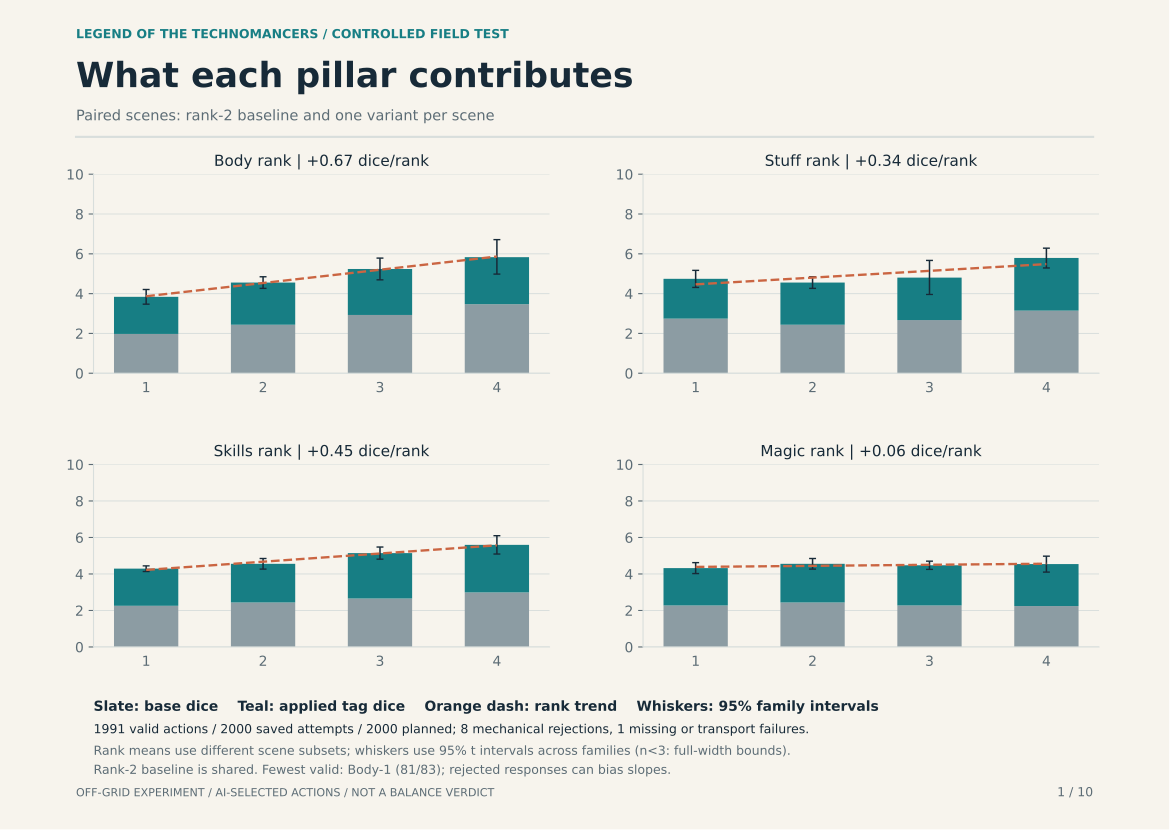

Generate this figure with Python:
"""Dice-pool report for an off-grid, three-columns-at-rank-2 play test.

Requires matplotlib and scipy. No OpenRouter calls are made.
Run: python3 -m auto_play_testing.controlled_report RUN_DIR \
     --output auto_play_testing/controlled_report.pdf
"""

import argparse
from collections import Counter, defaultdict
import json
import math
from pathlib import Path
import random
import statistics
import textwrap

from .core import Character, controlled_characters
from .report import GRID, INK, MUTED, ORANGE, PAPER, TEAL


def load_controlled(directory):
    setup = json.loads((directory / "setup.json").read_text(encoding="utf-8"))
    if setup.get("design") != "three-at-two":
        raise ValueError("report requires a run-controlled dataset")
    valid = [json.loads(line) for line in (directory / "trials.jsonl").read_text(encoding="utf-8").splitlines()]
    rejected = [json.loads(line) for line in (directory / "rejected.jsonl").read_text(encoding="utf-8").splitlines()]
    errors_file = directory / "request_errors.jsonl"
    errors = [json.loads(line) for line in errors_file.read_text(encoding="utf-8").splitlines()] if errors_file.exists() else []
    keys = [(row["scene_id"], row["character_id"]) for row in valid + rejected + errors]
    if len(keys) != len(set(keys)):
        raise ValueError("duplicate character/scene results")
    return setup, valid, rejected, errors


def group_rows(rows, column, rank):
    return [row for row in rows if row["varied_column"] == column and row["varied_rank"] == rank
            or rank == 2 and row["varied_column"] is None]


def family_interval(rows, value, lower=0, upper=10):
    """t interval over independent family means, not over correlated rolls."""
    from scipy.stats import t

    by_family = defaultdict(list)
    for row in rows:
        by_family[row["family"]].append(value(row))
    if not by_family:
        return None
    means = [statistics.mean(values) for values in by_family.values()]
    point = statistics.mean(means)
    n = len(means)
    if n < 3:
        return point, lower, upper, n
    half = t.ppf(.975, n - 1) * statistics.stdev(means) / math.sqrt(n)
    return point, max(lower, point - half), min(upper, point + half), n


def matched_changes(rows, column, rank):
    """Only compare family-scene cells with valid baseline AND variant."""
    baseline = {(row["family"], row["scene_id"]): row for row in rows
                if row["varied_column"] is None}
    return [(row, baseline[(row["family"], row["scene_id"])])
            for row in group_rows(rows, column, rank)
            if (row["family"], row["scene_id"]) in baseline]


def usage_counts(setup, rows):
    """Count applied dice and actions by source, excluding unfeasible actions."""
    actors = {actor["id"]: actor for actor in setup["characters"]}
    bases = Counter()
    tag_dice = Counter()
    tag_actions = Counter()
    by_stat = defaultdict(lambda: {"feasible": 0, "item": 0})
    for row in rows:
        base = "Item" if row["item_id"] else row["base_stat"]
        bases[base] += 1
        by_stat[row["scene_theme"]]["feasible"] += 1
        by_stat[row["scene_theme"]]["item"] += int(base == "Item")
        owned = {tag["id"]: tag["source"] for tag in actors[row["character_id"]]["tags"]}
        sources = [owned[tag_id] for tag_id in row["tags"]]
        tag_dice.update(sources)
        tag_actions.update(set(sources))
    return {"feasible": sum(bases.values()), "bases": bases, "tag_dice": tag_dice,
            "tag_actions": tag_actions, "by_stat": by_stat}


def sheet_profile(actor):
    """Owned tags and raw base ratings, independent of what the AI chose."""
    ratings = list(actor["stats"].values()) + [item["tier"] for item in actor["gear"]]
    if actor["weird"] > 0:
        ratings.append(actor["weird"])
    return {"tags": Counter(tag["source"] for tag in actor["tags"]),
            "rating_sum": sum(ratings), "option_count": len(ratings)}


def fit_rank_trend(means):
    """Fit an equally weighted straight line to rank-level means."""
    if len(means) < 2:
        raise ValueError("a trend needs at least two ranks")
    x_mean = statistics.mean(means)
    y_mean = statistics.mean(means.values())
    slope = sum((rank - x_mean) * (value - y_mean) for rank, value in means.items()) / sum(
        (rank - x_mean) ** 2 for rank in means)
    return slope, y_mean - slope * x_mean


def make_controlled_report(directory, output, sheet_families=500):
    import matplotlib
    matplotlib.use("Agg")
    import matplotlib.pyplot as plt
    from matplotlib.backends.backend_pdf import PdfPages

    setup, rows, rejected, errors = load_controlled(directory)
    actors = setup["characters"]
    family_count = len({actor["family"] for actor in actors})
    if sheet_families < 1:
        raise ValueError("sheet_families must be positive")
    sheet_actors = controlled_characters(random.Random(setup["seed"] + 1), sheet_families)
    columns = ("Body", "Stuff", "Skills", "Magic")
    sheet_profiles = {(column, rank): [sheet_profile(actor) for actor in group_rows(sheet_actors, column, rank)]
                      for column in columns for rank in (1, 2, 3, 4)}
    sheet_bases = {(column, rank): sum(p["rating_sum"] for p in profiles) /
                   sum(p["option_count"] for p in profiles)
                   for (column, rank), profiles in sheet_profiles.items()}
    sheet_tags = {(column, rank): statistics.mean(sum(p["tags"].values()) for p in profiles)
                  for (column, rank), profiles in sheet_profiles.items()}
    requested = setup["requested_calls"]
    saved = len(rows) + len(rejected) + len(errors)
    known_cost = sum(r["usage"]["cost"] for r in rows + rejected)
    usage = usage_counts(setup, rows)
    feasible = usage["feasible"]
    if not rows or not feasible:
        raise ValueError("report requires validated feasible actions")
    validation = [(len(group_rows(rows, column, rank)),
                   sum(scene["varied_column"] == column and scene["varied_rank"] == rank
                       for scene in setup["situations"]), column, rank)
                   for column in columns for rank in (1, 3, 4)]
    least_valid, least_planned, least_column, least_rank = min(
        (entry for entry in validation if entry[1]), key=lambda result: result[0] / result[1])
    output.parent.mkdir(parents=True, exist_ok=True)
    plt.rcParams.update({"font.family": "DejaVu Sans", "font.size": 10,
                         "text.color": INK, "axes.labelcolor": INK,
                         "xtick.color": MUTED, "ytick.color": MUTED,
                         "axes.edgecolor": GRID, "figure.facecolor": PAPER,
                         "savefig.facecolor": PAPER})

    def page(number, title, subtitle):
        fig = plt.figure(figsize=(11.7, 8.3), facecolor=PAPER)
        fig.text(.065, .954, "LEGEND OF THE TECHNOMANCERS / CONTROLLED FIELD TEST", color=TEAL,
                 fontsize=9, weight="bold")
        fig.text(.065, .895, title, fontsize=25, weight="bold")
        fig.text(.065, .855, subtitle, fontsize=10.5, color=MUTED)
        fig.add_artist(plt.Line2D([.065, .935], [.835, .835], transform=fig.transFigure,
                                  color=GRID, lw=1.5))
        fig.text(.065, .04, "OFF-GRID EXPERIMENT / AI-SELECTED ACTIONS / NOT A BALANCE VERDICT",
                 fontsize=8, color=MUTED)
        fig.text(.935, .04, f"{number} / 10", ha="right", fontsize=9, color=MUTED)
        return fig

    def save(pdf, fig):
        pdf.savefig(fig)
        plt.close(fig)

    with PdfPages(output, metadata={"Title": "Legend of the Technomancers - Controlled dice-pool report",
                                    "Author": "Auto Play Testing"}) as pdf:
        fig = page(1, "What each pillar contributes", "Paired scenes: rank-2 baseline and one variant per scene")
        positions = ((.08, .55, .39, .24), (.55, .55, .39, .24),
                     (.08, .22, .39, .22), (.55, .22, .39, .22))
        for column, position in zip(columns, positions):
            ax = fig.add_axes(position, facecolor=PAPER)
            means = {}
            for rank in (1, 2, 3, 4):
                group = group_rows(rows, column, rank)
                if not group:
                    continue
                base = statistics.mean(row["base"] for row in group)
                tags = statistics.mean(row["tag_count"] for row in group)
                ax.bar(rank, base, width=.55, color="#8c9ca3")
                ax.bar(rank, tags, width=.55, bottom=base, color=TEAL)
                means[rank] = base + tags
                point, low, high, n = family_interval(group, lambda row: row["pool"])
                ax.errorbar(rank, point, yerr=[[point - low], [high - point]],
                            fmt="none", ecolor=INK, capsize=2.5, elinewidth=1.1)
            if len(means) >= 2:
                slope, intercept = fit_rank_trend(means)
                ax.plot((1, 4), (intercept + slope, intercept + 4 * slope),
                        ls="--", lw=1.7, color=ORANGE, zorder=5)
                ax.set_title(f"{column} rank | {slope:+.2f} dice/rank", fontsize=11)
            ax.set(ylim=(0, 10), xlim=(.55, 4.45),
                   xticks=(1, 2, 3, 4), yticks=(0, 2, 4, 6, 8, 10))
            ax.grid(axis="y", color=GRID, lw=.7)
            ax.set_axisbelow(True)
            ax.spines[["right", "top"]].set_visible(False)
            ax.tick_params(axis="x", pad=6, length=0)
        fig.text(.08, .143, "Slate: base dice    Teal: applied tag dice    Orange dash: rank trend    Whiskers: 95% family intervals",
                  fontsize=10, weight="bold")
        fig.text(.08, .116, f"{len(rows)} valid actions / {saved} saved attempts / {requested} planned; "
                 f"{len(rejected)} mechanical rejections, {len(errors) + requested - saved} missing or transport failures.",
                 fontsize=9)
        fig.text(.08, .09, "Rank means use different scene subsets; whiskers use 95% t intervals across families "
                  "(n<3: full-width bounds).", fontsize=9, color=MUTED)
        fig.text(.08, .067, f"Rank-2 baseline is shared. Fewest valid: {least_column}-{least_rank} "
                 f"({least_valid}/{least_planned}); rejected responses can bias slopes.", fontsize=9, color=MUTED)
        save(pdf, fig)

        fig = page(2, "Turn just one dial", "Pool change from the same family's all-rank-2 baseline")
        fig.text(.08, .785, "Only family-scene pairs with both actions mechanically valid appear here.",
                  fontsize=10, color=MUTED)
        fig.text(.08, .753, "The model chooses its own objective and action for each character, even in the same scene.",
                 fontsize=9, color=MUTED)
        ax = fig.add_axes((.11, .32, .77, .40), facecolor=PAPER)
        colors = {"Body": TEAL, "Stuff": ORANGE, "Skills": "#7169a3", "Magic": "#b69143"}
        pair_counts = []
        for i, column in enumerate(columns):
            offset = (i - 1.5) * .11
            changes = {2: 0}
            for rank in (1, 3, 4):
                pairs = matched_changes(rows, column, rank)
                pair_counts.append(len(pairs))
                differences = [{"family": variant["family"], "change":
                                variant["pool"] - baseline["pool"]}
                               for variant, baseline in pairs]
                interval = family_interval(differences, lambda r: r["change"], -10, 10)
                if not interval:
                    continue
                point, low, high, n = interval
                changes[rank] = point
                x = rank + offset
                ax.errorbar(x, point, yerr=[[point - low], [high - point]],
                            fmt="o", color=colors[column], capsize=4, markersize=6, zorder=4)
            if len(changes) >= 2:
                slope, intercept = fit_rank_trend(changes)
                ax.plot([rank + offset for rank in (1, 4)],
                        [intercept + slope * rank for rank in (1, 4)],
                        ls="--", lw=1.6, color=colors[column],
                        label=f"{column} {slope:+.2f} dice/rank")
                ax.plot(2 + offset, 0, marker="o", ms=4, color=colors[column])
        ax.axhline(0, color=INK, lw=1)
        ax.set(xlim=(.53, 4.47), ylim=(-5, 6), xticks=(1, 2, 3, 4),
               xlabel="Varied column rank (the other three stay at 2)",
               ylabel="Dice versus matched rank-2 baseline")
        ax.grid(axis="y", color=GRID)
        ax.spines[["right", "top"]].set_visible(False)
        ax.legend(loc="upper left", frameon=False, ncol=2)
        fig.text(.09, .244, f"Each comparison has {min(pair_counts)}-{max(pair_counts)} matched scenes; "
                  f"95% intervals use independent family means (n={family_count}).", fontsize=10)
        fig.text(.09, .222, "Dashed lines fit rank-level matched differences (including the zero baseline).",
                 fontsize=9, color=MUTED)
        fig.text(.09, .199, textwrap.fill(
            "Body and Skills can also change the Body/Mind/Face stat budget. Stuff can supply the "
            "base through an item, including its rank-4 Tier-5 capstone. Magic changes tags and Weird. "
            "Those are the intended mechanisms of each dial, not separately randomized attributes.", 115),
            fontsize=9.5, va="top", linespacing=1.5)
        fig.text(.09, .09, "This design breaks the normal A/B/C/D priority constraint on purpose; "
                 "results describe this test, not legal starting builds.", fontsize=9.5, color=ORANGE)
        save(pdf, fig)

        fig = page(3, "Which base was chosen?", "One listed base per mechanically valid roll")
        kinds = ("Body", "Mind", "Face", "Weird", "Item")
        ax = fig.add_axes((.12, .40, .73, .37), facecolor=PAPER)
        counts = [usage["bases"][kind] for kind in kinds]
        bars = ax.barh(kinds, counts, color=[TEAL] * 4 + [ORANGE], height=.62)
        ax.bar_label(bars, labels=[f"{count}  ({count/feasible:.1%})" for count in counts], padding=6)
        ax.set(xlim=(0, max(counts) * 1.38 + 1), xlabel="Validated rolls")
        ax.invert_yaxis()
        ax.spines[["right", "top", "left"]].set_visible(False)
        ax.grid(axis="x", color=GRID)
        ax.set_axisbelow(True)
        fig.text(.09, .325, "ITEM BASES BY SCENE THEME (NOT A REQUIRED STAT)", fontsize=11,
                 color=TEAL, weight="bold")
        for i, kind in enumerate(("Body", "Mind", "Face", "Weird")):
            stat = usage["by_stat"][kind]
            pct = stat["item"] / stat["feasible"] if stat["feasible"] else 0
            fig.text(.09 + i * .22, .277, kind, fontsize=10, weight="bold")
            fig.text(.09 + i * .22, .245, f"{stat['item']} / {stat['feasible']}  ({pct:.1%})", fontsize=10)
        fig.text(.09, .17, f"Base denominator: {feasible} mechanically valid rolls out of {requested} planned.",
                 fontsize=9.5)
        fig.text(.09, .135, "Item means an owned gear ID was chosen; its printed tier supplied the base dice.",
                 fontsize=9.5, color=MUTED)
        fig.text(.09, .10, f"{len(rejected)} rejected; {len(errors)} transport errors; "
                 f"{requested - saved} unsent/missing. These are excluded from base frequencies.",
                 fontsize=9.5, color=MUTED)
        save(pdf, fig)

        fig = page(4, "Where tag dice came from", "Applied tags after the five-tag cap, across all four domains")
        ax = fig.add_axes((.13, .40, .73, .36), facecolor=PAPER)
        dice = [usage["tag_dice"][source] for source in columns]
        bars = ax.barh(columns, dice, color=[TEAL, ORANGE, "#7169a3", "#b69143"], height=.6)
        ax.bar_label(bars, labels=[f"{n} dice" for n in dice], padding=5)
        ax.set(xlim=(0, max(dice) * 1.3 + 1), xlabel="Applied tag dice")
        ax.invert_yaxis()
        ax.spines[["right", "top", "left"]].set_visible(False)
        ax.grid(axis="x", color=GRID)
        ax.set_axisbelow(True)
        fig.text(.09, .32, "ACTIONS USING AT LEAST ONE TAG FROM EACH DOMAIN", fontsize=11,
                 color=TEAL, weight="bold")
        for i, source in enumerate(columns):
            n = usage["tag_actions"][source]
            fig.text(.09 + i * .22, .27, source, fontsize=10, weight="bold")
            fig.text(.09 + i * .22, .24, f"{n} / {feasible}  ({n/feasible:.1%})", fontsize=10)
        fig.text(.09, .172, f"{sum(dice)} applied tag dice across {feasible} validated rolls; "
                 f"{sum(bool(r['capped_tag_ids']) for r in rows)} valid responses hit the five-tag cap.",
                 fontsize=9.5)
        fig.text(.09, .139, "An action can use multiple domains and multiple tags per domain; "
                 "action percentages need not sum to 100%.", fontsize=9.5, color=MUTED)
        fig.text(.09, .106, f"Recorded model cost: ${known_cost:.3f} across {len(rows) + len(rejected)} billed responses. "
                 f"Unknown billing for {len(errors)} transport errors.", fontsize=9)
        fig.text(.09, .078, "AI judges fictional applicability. Rejections and missing calls can bias "
                  "frequencies; each scene is tested with one baseline/variant pair.", fontsize=9, color=MUTED)
        save(pdf, fig)

        fig = page(5, "What's on each sheet", "Owned tags and all available base ratings, by varied pillar rank")
        table_positions = ((.085, .515, .39, .245), (.54, .515, .39, .245),
                           (.085, .225, .39, .245), (.54, .225, .39, .245))
        for column, position in zip(columns, table_positions):
            ax = fig.add_axes(position, facecolor=PAPER)
            ax.axis("off")
            ax.set_title(f"{column} rank", loc="left", fontsize=14, color=TEAL, weight="bold")
            cells = []
            for rank in (1, 2, 3, 4):
                profiles = sheet_profiles[column, rank]
                cells.append([str(rank), f"{sheet_tags[column, rank]:.0f}",
                              f"{sheet_bases[column, rank]:.2f}",
                              f"{statistics.mean(p['option_count'] for p in profiles):.1f}"])
            table = ax.table(cellText=cells, colLabels=("Rank", "Tags", "Mean base", "Options"),
                             colWidths=(.17, .18, .39, .25), cellLoc="center", loc="center")
            table.auto_set_font_size(False)
            table.set_fontsize(10.5)
            table.scale(1, 1.8)
            for (row, _), cell in table.get_celld().items():
                cell.set_edgecolor(GRID)
                cell.set_facecolor(TEAL if row == 0 else PAPER if row % 2 == 0 else "#edf2f0")
                if row == 0:
                    cell.get_text().set_color("white")
                    cell.get_text().set_weight("bold")
        fig.text(.09, .161, f"Each variation has {sheet_families} offline-generated sheets, "
                 f"separate from the {family_count} AI-tested families.", fontsize=9.5)
        fig.text(.09, .129, "Tags = mean total owned per sheet; Options = mean count of available "
                 "bases per sheet.", fontsize=9.5, color=MUTED)
        fig.text(.09, .098, "Mean base pools every Body, Mind, Face, nonzero Weird and owned item tier "
                 "across those sheets.", fontsize=9.5, color=MUTED)
        fig.text(.09, .068, "Item tiers are standalone base options; no AI choices or rejected actions "
                 "enter these tables.", fontsize=9, color=MUTED)
        save(pdf, fig)

        fig = page(6, "Who owns the tags?", "Mean tags on each character sheet, stacked by domain")
        for column, position in zip(columns, positions):
            ax = fig.add_axes(position, facecolor=PAPER)
            for rank in (1, 2, 3, 4):
                profiles = sheet_profiles[column, rank]
                bottom = 0
                for source in columns:
                    count = statistics.mean(p["tags"][source] for p in profiles)
                    ax.bar(rank, count, width=.55, bottom=bottom, color=colors[source])
                    bottom += count
                ax.text(rank, bottom + .35, f"{bottom:.0f}", ha="center", fontsize=9, color=INK)
            means = {rank: sheet_tags[column, rank] for rank in (1, 2, 3, 4)}
            slope, intercept = fit_rank_trend(means)
            ax.plot((1, 4), (intercept + slope, intercept + 4 * slope),
                    ls="--", lw=1.7, color=INK, zorder=5)
            ax.set_title(f"{column} rank | {slope:+.2f} tags/rank", fontsize=11)
            ax.set(ylim=(0, 24), xlim=(.55, 4.45),
                   xticks=(1, 2, 3, 4), yticks=(0, 5, 10, 15, 20))
            ax.grid(axis="y", color=GRID, lw=.7)
            ax.set_axisbelow(True)
            ax.spines[["right", "top"]].set_visible(False)
            ax.tick_params(axis="x", pad=6, length=0)
        for i, source in enumerate(columns):
            x = .085 + i * .21
            fig.add_artist(plt.Rectangle((x, .14), .016, .018, transform=fig.transFigure,
                                         color=colors[source], clip_on=False))
            fig.text(x + .022, .142, source, fontsize=10)
        fig.text(.09, .095, "Numbers above bars: owned tags per sheet; black dashed lines: fitted "
                 "rank trends, not tags selected for actions.", fontsize=9.5, color=MUTED)
        fig.text(.09, .068, f"All bars average {sheet_families} offline families; "
                 "each panel shares the same all-rank-2 baseline.", fontsize=9, color=MUTED)
        save(pdf, fig)

        fig = page(7, "What bases are available?", "Mean of all printed base ratings on offline character sheets")
        ax = fig.add_axes((.12, .31, .77, .45), facecolor=PAPER)
        for column in columns:
            means = {rank: sheet_bases[column, rank] for rank in (1, 2, 3, 4)}
            slope, intercept = fit_rank_trend(means)
            ax.plot(means.keys(), means.values(), "o", color=colors[column], ms=6)
            ax.plot((1, 4), (intercept + slope, intercept + 4 * slope),
                    ls="--", lw=1.8, color=colors[column],
                    label=f"{column} {slope:+.2f} base dice/rank")
        ax.set(xlim=(.7, 4.3), xticks=(1, 2, 3, 4),
               xlabel="Varied column rank (the other three stay at 2)",
               ylabel="Mean available base rating")
        ax.grid(axis="y", color=GRID)
        ax.spines[["right", "top"]].set_visible(False)
        ax.legend(loc="upper left", frameon=False, ncol=2)
        fig.text(.09, .216, f"Each point pools Body, Mind, Face, nonzero Weird, and every item tier "
                 f"across {sheet_families} offline family sheets.", fontsize=9.5)
        fig.text(.09, .170, "Dashed lines are linear fits to four rank means. Their slopes summarize "
                 "this generated inventory, not an AI choice or a causal effect.", fontsize=9.5, color=MUTED)
        fig.text(.09, .104, "No scene, action, tag selection, or mechanical rejection enters these "
                  "base-rating averages.", fontsize=9.5, color=MUTED)
        save(pdf, fig)

        sample_rng = random.Random(setup["seed"] + 2)
        fig = page(8, "Meet the Travellers", "Random sample from the characters sent to the model")
        for index, actor in enumerate(sample_rng.sample(actors, min(2, len(actors)))):
            x = .075 + index * .46
            lines = str(Character(actor)).splitlines()
            fig.text(x, .795, " / ".join(f"{c} {actor['ranks'][c]}" for c in columns),
                     fontsize=9, weight="bold", color=TEAL)
            fig.text(x, .766, "\n".join(lines), va="top", fontsize=8.1,
                     linespacing=1.18, family="DejaVu Sans Mono")
        fig.text(.075, .072, "Random selection is reproducible from the run seed. Feats are not shown to the model.",
                 fontsize=9, color=MUTED)
        save(pdf, fig)

        fig = page(9, "What happened?", "Random sample of the shared scenario texts, not prescribed actions")
        for index, scene in enumerate(sample_rng.sample(setup["situations"],
                                                         min(8, len(setup["situations"])))):
            x = .075 + (index % 2) * .46
            y = .785 - (index // 2) * .183
            fig.text(x, y, f"{scene['id']}  /  {scene['theme']} theme  /  target {scene['target']}",
                     fontsize=10, color=TEAL, weight="bold")
            fig.text(x, y - .030, textwrap.fill(scene["text"], 63),
                     va="top", fontsize=9.1, linespacing=1.25)
        fig.text(.075, .065, "Themes stratify the sample; the model sees only scene text and target.",
                 fontsize=9, color=MUTED)
        save(pdf, fig)

        fig = page(10, "How the rolls were built", "Random validated model actions: original plan, selected base and tag dice")
        actor_by_id = {actor["id"]: actor for actor in actors}
        for index, row in enumerate(sample_rng.sample(rows, min(4, len(rows)))):
            x = .075 + (index % 2) * .46
            y = .775 - (index // 2) * .35
            actor = actor_by_id[row["character_id"]]
            tags = {tag["id"]: tag for tag in actor["tags"]}
            item = next((item for item in actor["gear"] if item["id"] == row["item_id"]), None)
            base = f"{item['name']} ({item['id']})" if item else row["base_stat"]
            fig.text(x, y, f"{row['character_id']}  /  {row['scene_id']}",
                     fontsize=10, color=TEAL, weight="bold")
            fig.text(x, y - .035, textwrap.fill("Action: " + row["proposal"]["action_plan"], 63),
                     va="top", fontsize=9.1, linespacing=1.25)
            fig.text(x, y - .115, f"Base: {base} = {row['base']} dice", fontsize=9.2, weight="bold")
            chosen = [f"{tags[tag_id]['source']}: {tags[tag_id]['name']} (+1)" for tag_id in row["tags"]]
            fig.text(x, y - .144, "\n".join(chosen) if chosen else "No tags selected",
                     va="top", fontsize=9.1, linespacing=1.32)
            fig.text(x, y - .282, f"{row['base']} base + {len(chosen)} tag(s) = {row['pool']} dice",
                     fontsize=9.5, weight="bold", color=ORANGE)
        fig.text(.075, .065, "Shown after mechanical validation and the five-tag cap; applicability needs GM review.",
                 fontsize=9, color=MUTED)
        save(pdf, fig)
    return output


def main():
    parser = argparse.ArgumentParser(description=__doc__)
    parser.add_argument("run_dir", type=Path)
    parser.add_argument("--output", type=Path, default=Path("auto_play_testing/controlled_report.pdf"))
    parser.add_argument("--sheet-families", type=int, default=500,
                        help="independent offline families for sheet metrics (default: 500)")
    args = parser.parse_args()
    print(make_controlled_report(args.run_dir, args.output, args.sheet_families))


if __name__ == "__main__":
    main()
